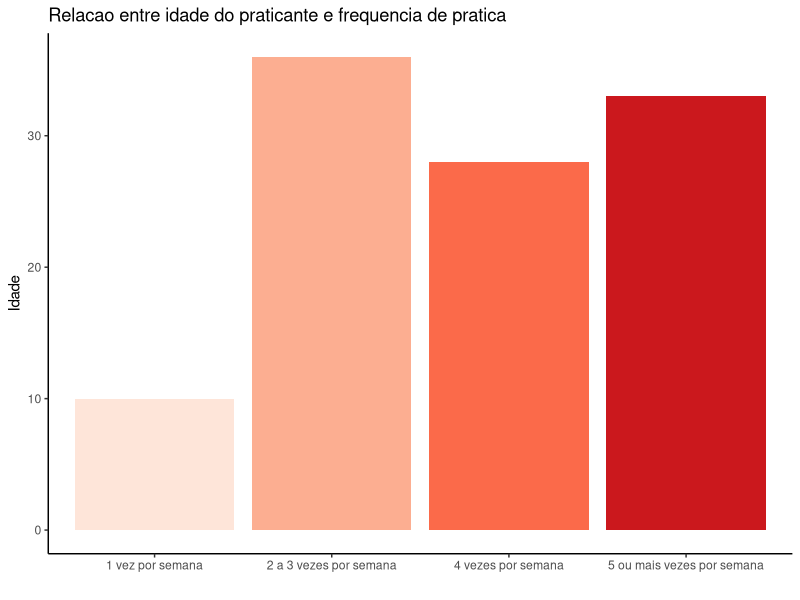
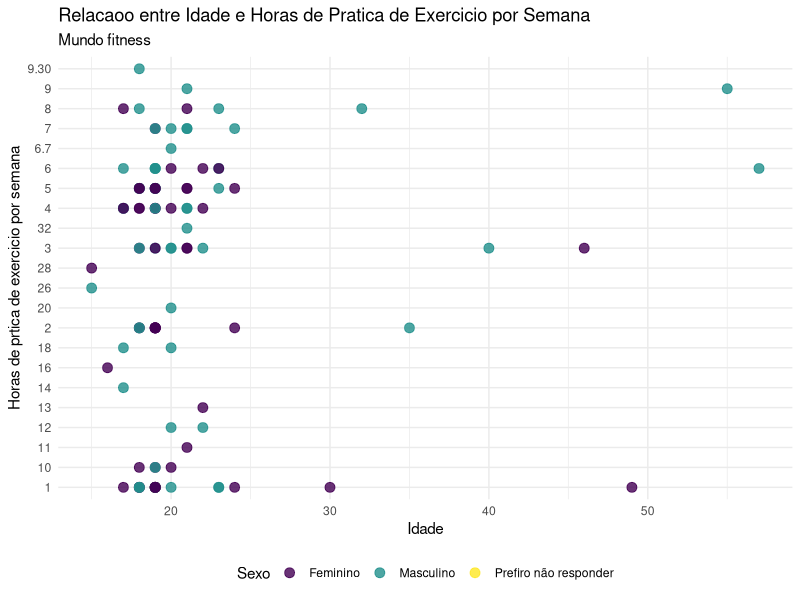
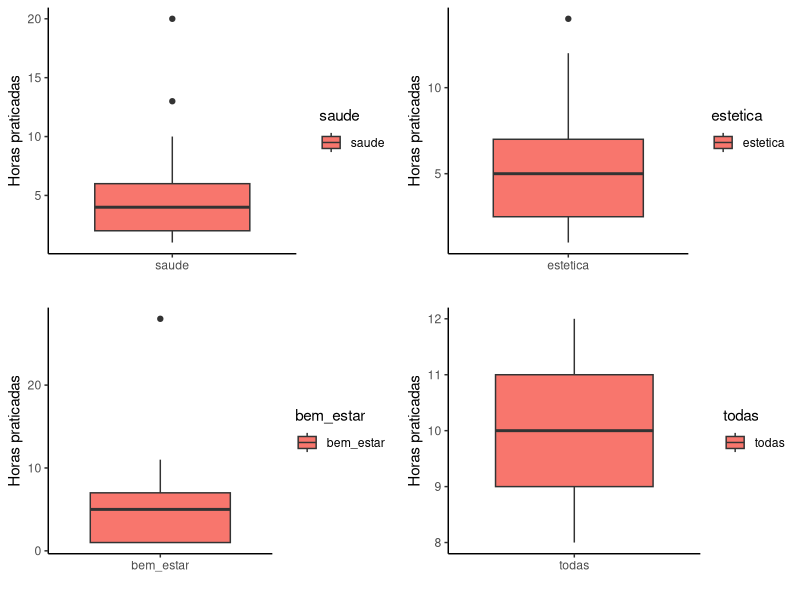

Write the R code that produced these figures, in order.
## ---- chunk 1
knitr::opts_chunk$set(echo = TRUE)

library(readxl)
library(tidyverse)
library(tidyr) # Para transposições de dados
library(gridExtra)
library(viridis)
library(ggplot2)

dados <- read_excel("fonte.xlsx", "Mundo_Fitness")
## ---- chunk 2
dados_completos <- dados[complete.cases(dados), ]

ggplot(dados_completos, aes(x=Q4,fill=Q4)) +
  geom_bar() +
  labs(title = "Relacao entre idade do praticante e frequencia de pratica",
      x = "",
      y = "Idade",
      fill = "Q4") +
  scale_fill_brewer(palette = "Reds") +
  theme_classic() +
  guides(fill="none")
## ---- chunk 3
dados_completos <- dados[complete.cases(dados), ]

ggplot(dados_completos, aes(x = Q2, y = Q7, color = Q1)) +
  geom_point(size = 3, alpha = 0.8) +
  labs(title = "Relacaoo entre Idade e Horas de Pratica de Exercicio por Semana",
       subtitle = "Mundo fitness",
       x = "Idade",
       y = "Horas de prtica de exercicio por semana",
       color = "Sexo") +
  scale_color_viridis(discrete = TRUE) +
  theme_minimal() +
  theme(legend.position = "bottom")
## ---- chunk 4
boxplot_data = read_excel("fonte_boxplot.xlsx", "Mundo_Fitness_Q8_parsed")

boxplot_data$Q7 = boxplot_data$Q7 %>% as.double()

boxplot_saude = boxplot_data %>% 
  select('Saude', 'Q7') %>%
  filter(`Saude` != "NA") %>%
  mutate(saude= "saude")

g1 = ggplot(boxplot_saude, aes(x=saude, y=Q7, fill=saude)) + 
  geom_boxplot() +
  labs(
    y="Horas praticadas", x="") +
  
  theme_classic()

boxplot_estetica = boxplot_data %>% 
  select('Estetica', 'Q7') %>%
  filter(`Estetica` != "NA") %>%
  mutate(estetica= "estetica")

g2 = ggplot(boxplot_estetica, aes(x=estetica, y=Q7, fill=estetica)) + 
  geom_boxplot() +
  labs(
    y="Horas praticadas", x="") +
  
  theme_classic()

boxplot_bem_estar = boxplot_data %>% 
  select('Bem Estar', 'Q7') %>%
  filter(`Bem Estar` != "NA") %>%
  mutate(bem_estar= "bem_estar")

g3 = ggplot(boxplot_bem_estar, aes(x=bem_estar, y=Q7, fill=bem_estar)) + 
  geom_boxplot() +
  labs(
    y="Horas praticadas", x="") +
  
  theme_classic()

boxplot_todas = boxplot_data %>% 
  select('Todas', 'Q7') %>%
  filter(`Todas` != "NA") %>%
  mutate(todas= "todas")

g4 = ggplot(boxplot_todas, aes(x=todas, y=Q7, fill=todas)) + 
  geom_boxplot() +
  labs(
    y="Horas praticadas", x="") +
  theme_classic()

grid.arrange(g1, g2, g3, g4, ncol = 2)
